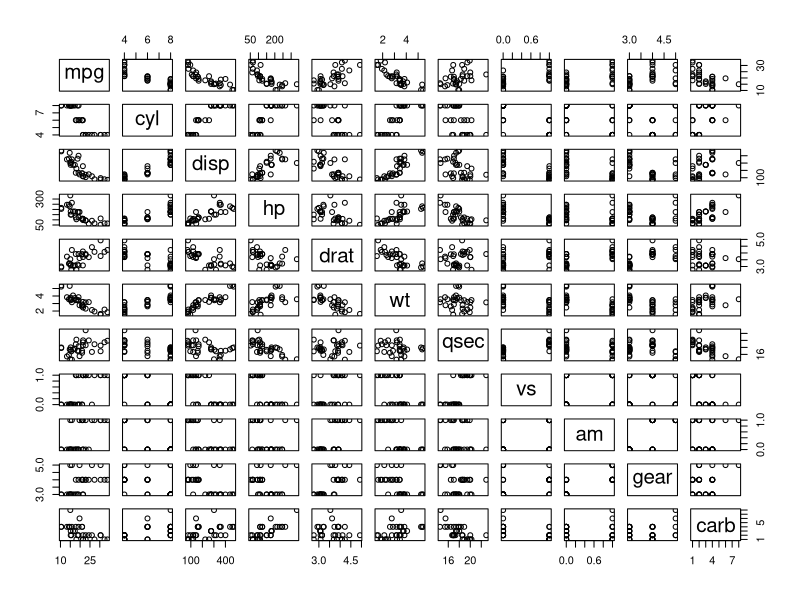
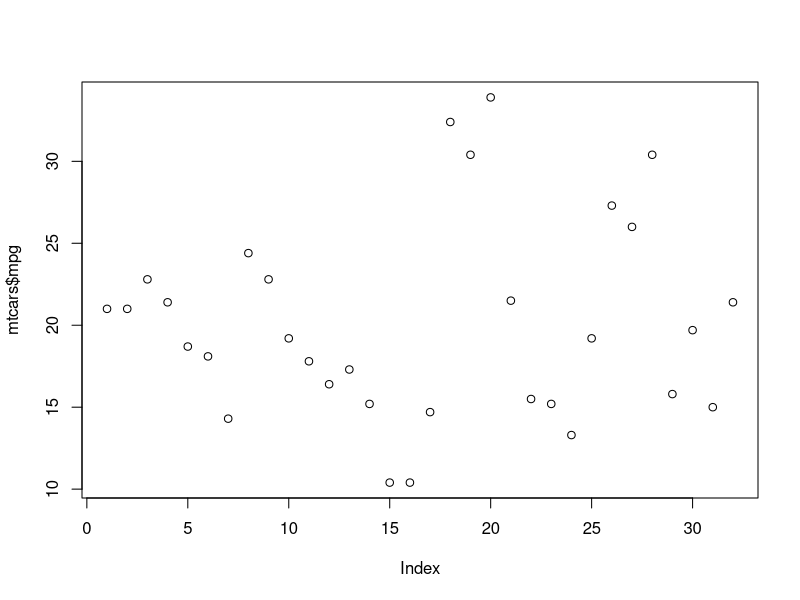
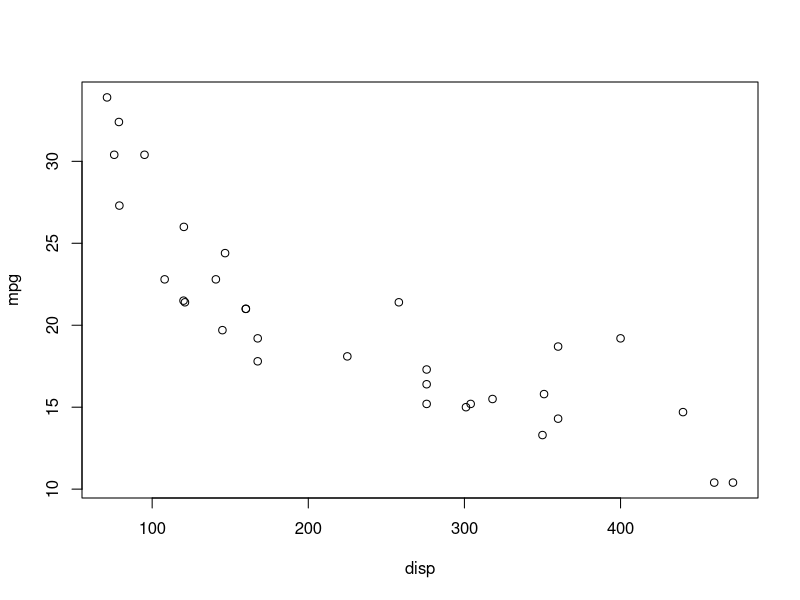
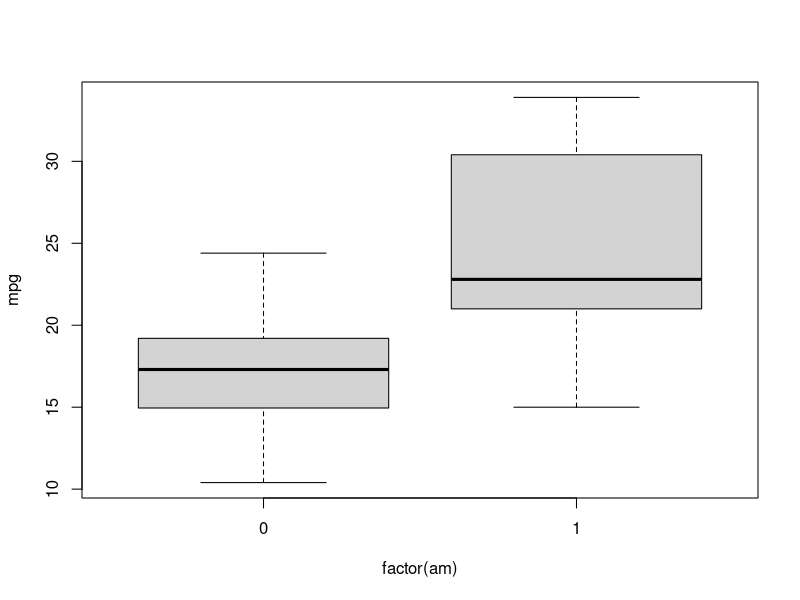
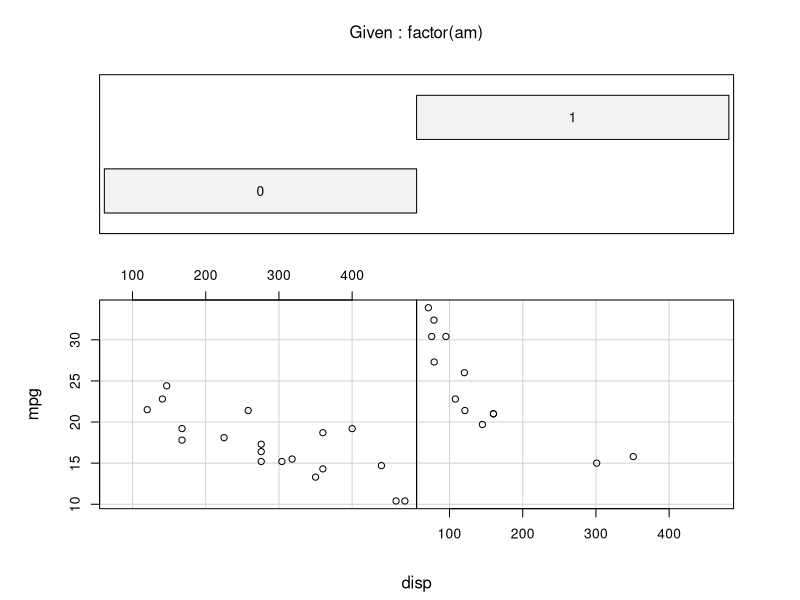
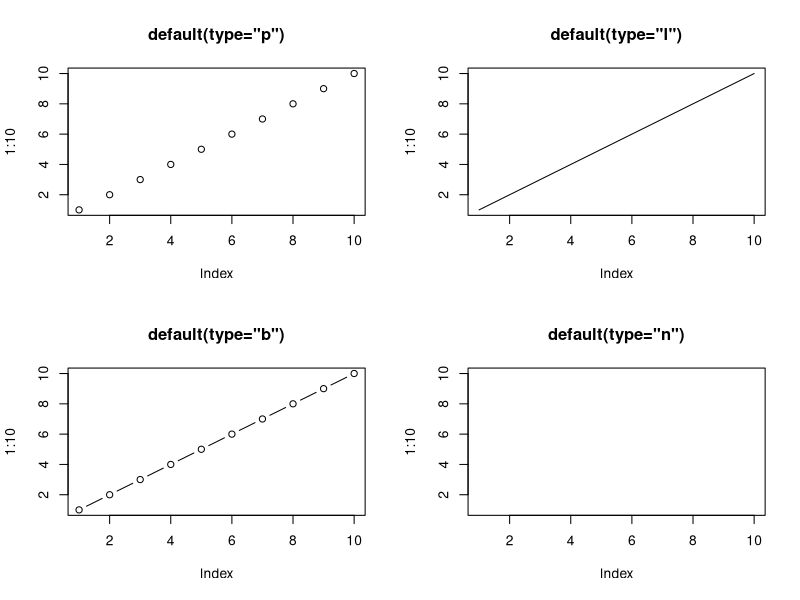
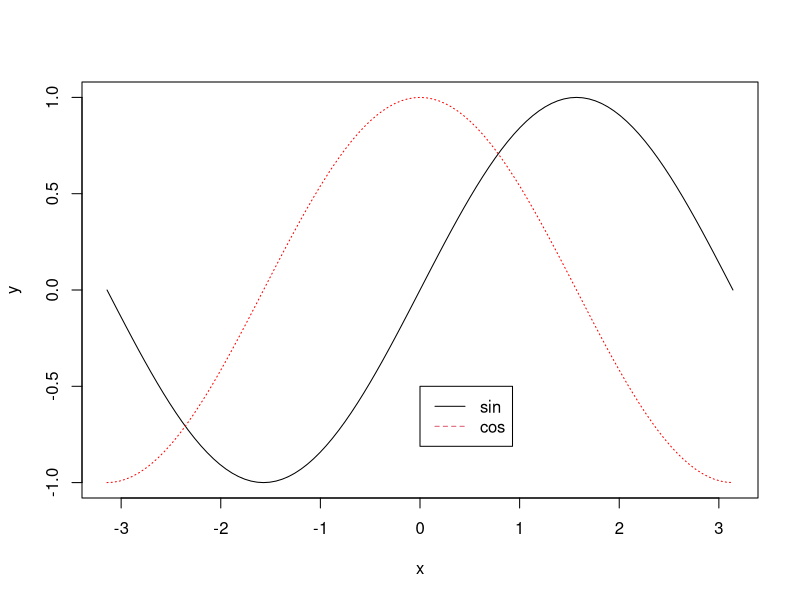
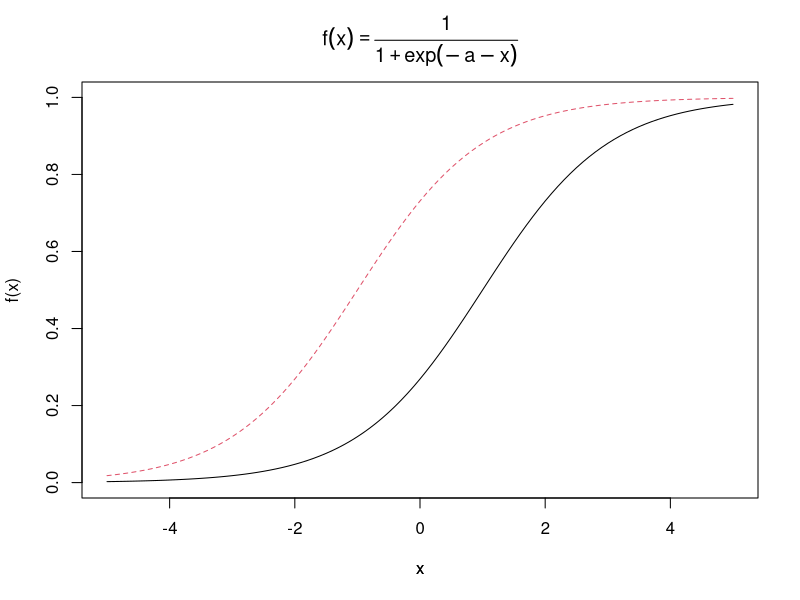

Write the R code that produced these figures, in order. (Note: this script raises an error after producing the figures.)
## ---- chunk 1
data(mtcars)

plot(mtcars) #pairs()
plot(mtcars$mpg) 
plot(mpg ~ disp, data=mtcars) #xyplot()
plot(mpg ~ factor(am), data=mtcars) #boxplot()
coplot(mpg ~ disp | factor(am), data=mtcars) #3개의 변수 관계

methods(plot) #plot 의 다형성 보기
## ---- chunk 2
par(mfrow=c(2,2))
plot(1:10, main="default(type=\"p\")") #점
plot(1:10, type="l", main="default(type=\"l\")") #선 
plot(1:10, type="b", main="default(type=\"b\")") #둘다
plot(1:10, type="n", main="default(type=\"n\")") #빈칸
par(mfrow=c(1,1))
## ---- chunk 3
#그래프의 중첩
#1 add=TRUE
plot(sin, -pi, pi, ylab="y")
plot(cos, -pi, pi, add=TRUE, lty="dotted", col="red")
legend(0, -0.5, legend=c("sin","cos"), lty=1:2, col=1:2)

#2 par(new=TRUE)
F= function(x,a) {1/(1+exp(-a-x))}
curve(F(x,-1), col=1, xlim=c(-5,5), ylim=c(0,1), ylab="f(x)")
par(new=TRUE)
curve(F(x,1), col=2, xlim=c(-5,5), ylim=c(0,1), ylab="", axes=FALSE, lty=2)
title(main=expression(f(x)==frac(1, 1+exp(-a-x))))


## ---- chunk 4
#저장
help(Devices)
png(filename="myplot1.png", width=480, height=480, units="px")
plot(mpg~disp, data=mtcars)
dev.off()
## ---- chunk 5
#그림 배열의 미세 조절
#fig를 사용
opar <- par(no.readonly = T)
par(fig = c(0, 0.8, 0, 0.8))
plot(mtcars$wt, mtcars$mpg, xlab = "miles per gallon", ylab="car weight")
par(fig = c(0, 0.8, 0.55, 1), new=TRUE)
boxplot(mtcars$wt, horizontal=TRUE, axes=FALSE)
par(fig = c(0.65, 1, 0, 0.8), new=TRUE)
boxplot(mtcars$mpg, axes=FALSE)
mtext("enhanced scatterplot", side=3, outer=TRUE, line=-3)
par(opar)
## ---- chunk 6
hist(acs$BMI)
hist(acs$BMI, breaks=20, col="red", 
     main="Distribution", xlab=expression(BMI(kg/m^2)))

hist(acs$BMI, breaks=20, col="red", freq=FALSE, 
     main="Distribution", xlab=expression(BMI(kg/m^2)))
rug(acs$BMI)
lines(density(acs$BMI, na.rm=TRUE), col="blue", lwd=2)
## ---- chunk 7
par(mfrow = c(2,1))
d=density(acs$BMI, na.rm=T)
plot(d)
plot(d, main="Kernel Density of BMI")
polygon(d, col="red", border = "blue", lwd=2)
rug(acs$BMI, col="black")
par(mfrow=c(1,1))

dm=density(acs$weight[acs$sex=="Male"], na.rm=T)
df=density(acs$weight[acs$sex=="Female"], na.rm=T)
plot(df, col="blue", lty=1)
lines(dm, col="red", lty=2)
legend("topright", legend=c("Male", "Female"), col=c("red", "blue"), lty=c(2,1))
## ---- chunk 8
boxplot(acs$BMI, col="red")
